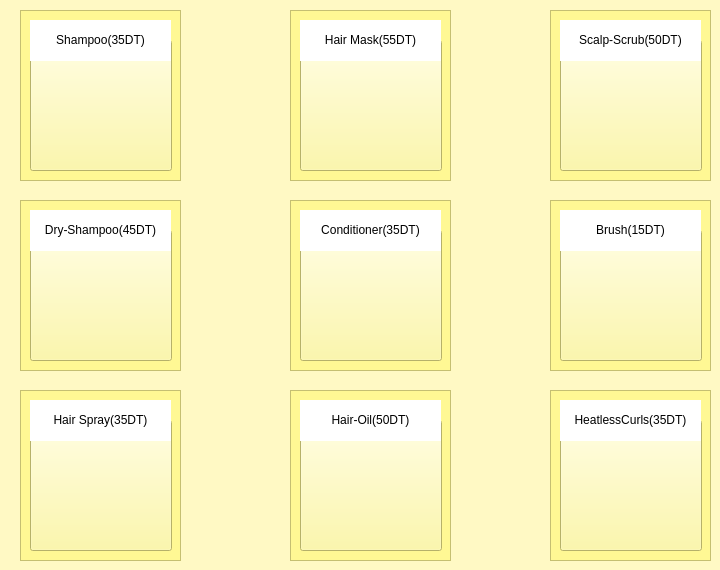
   <widget class="QWidget" name="HAIR">
    <property name="styleSheet">
     <string notr="true">background-color: rgb(255, 249, 196);</string>
    </property>
    <attribute name="title">
     <string>HairCare</string>
    </attribute>
    <widget class="QFrame" name="frame_35">
     <property name="geometry">
      <rect>
       <x>20</x>
       <y>200</y>
       <width>161</width>
       <height>171</height>
      </rect>
     </property>
     <property name="styleSheet">
      <string notr="true">background-color:rgb(255, 248, 148);
</string>
     </property>
     <property name="frameShape">
      <enum>QFrame::StyledPanel</enum>
     </property>
     <property name="frameShadow">
      <enum>QFrame::Raised</enum>
     </property>
     <widget class="QPushButton" name="shampod">
      <property name="geometry">
       <rect>
        <x>10</x>
        <y>30</y>
        <width>142</width>
        <height>131</height>
       </rect>
      </property>
      <property name="styleSheet">
       <string notr="true"/>
      </property>
      <property name="text">
       <string/>
      </property>
     </widget>
     <widget class="QLabel" name="found_43">
      <property name="geometry">
       <rect>
        <x>10</x>
        <y>10</y>
        <width>141</width>
        <height>41</height>
       </rect>
      </property>
      <property name="styleSheet">
       <string notr="true">color:rgb(0, 0, 0);background-color: rgb(255, 255, 255);</string>
      </property>
      <property name="text">
       <string>&lt;html&gt;&lt;head/&gt;&lt;body&gt;&lt;p align=&quot;center&quot;&gt;Dry-Shampoo(45DT)&lt;/p&gt;&lt;/body&gt;&lt;/html&gt;</string>
      </property>
     </widget>
    </widget>
    <widget class="QFrame" name="frame_44">
     <property name="geometry">
      <rect>
       <x>550</x>
       <y>200</y>
       <width>161</width>
       <height>171</height>
      </rect>
     </property>
     <property name="styleSheet">
      <string notr="true">background-color:rgb(255, 248, 148);
</string>
     </property>
     <property name="frameShape">
      <enum>QFrame::StyledPanel</enum>
     </property>
     <property name="frameShadow">
      <enum>QFrame::Raised</enum>
     </property>
     <widget class="QPushButton" name="hairb">
      <property name="geometry">
       <rect>
        <x>10</x>
        <y>30</y>
        <width>142</width>
        <height>131</height>
       </rect>
      </property>
      <property name="styleSheet">
       <string notr="true"/>
      </property>
      <property name="text">
       <string/>
      </property>
     </widget>
     <widget class="QLabel" name="found_52">
      <property name="geometry">
       <rect>
        <x>10</x>
        <y>10</y>
        <width>141</width>
        <height>41</height>
       </rect>
      </property>
      <property name="styleSheet">
       <string notr="true">color:rgb(0, 0, 0);background-color: rgb(255, 255, 255);</string>
      </property>
      <property name="text">
       <string>&lt;html&gt;&lt;head/&gt;&lt;body&gt;&lt;p align=&quot;center&quot;&gt;Brush(15DT)&lt;/p&gt;&lt;/body&gt;&lt;/html&gt;</string>
      </property>
     </widget>
    </widget>
    <widget class="QFrame" name="frame_45">
     <property name="geometry">
      <rect>
       <x>550</x>
       <y>10</y>
       <width>161</width>
       <height>171</height>
      </rect>
     </property>
     <property name="styleSheet">
      <string notr="true">background-color:rgb(255, 248, 148);
</string>
     </property>
     <property name="frameShape">
      <enum>QFrame::StyledPanel</enum>
     </property>
     <property name="frameShadow">
      <enum>QFrame::Raised</enum>
     </property>
     <widget class="QPushButton" name="scalp">
      <property name="geometry">
       <rect>
        <x>10</x>
        <y>30</y>
        <width>142</width>
        <height>131</height>
       </rect>
      </property>
      <property name="styleSheet">
       <string notr="true"/>
      </property>
      <property name="text">
       <string/>
      </property>
     </widget>
     <widget class="QLabel" name="found_53">
      <property name="geometry">
       <rect>
        <x>10</x>
        <y>10</y>
        <width>141</width>
        <height>41</height>
       </rect>
      </property>
      <property name="styleSheet">
       <string notr="true">color:rgb(0, 0, 0);background-color: rgb(255, 255, 255);</string>
      </property>
      <property name="text">
       <string>&lt;html&gt;&lt;head/&gt;&lt;body&gt;&lt;p align=&quot;center&quot;&gt;Scalp-Scrub(50DT)&lt;/p&gt;&lt;/body&gt;&lt;/html&gt;</string>
      </property>
     </widget>
    </widget>
    <widget class="QFrame" name="frame_43">
     <property name="geometry">
      <rect>
       <x>290</x>
       <y>200</y>
       <width>161</width>
       <height>171</height>
      </rect>
     </property>
     <property name="styleSheet">
      <string notr="true">background-color:rgb(255, 248, 148);
</string>
     </property>
     <property name="frameShape">
      <enum>QFrame::StyledPanel</enum>
     </property>
     <property name="frameShadow">
      <enum>QFrame::Raised</enum>
     </property>
     <widget class="QPushButton" name="haircon">
      <property name="geometry">
       <rect>
        <x>10</x>
        <y>30</y>
        <width>142</width>
        <height>131</height>
       </rect>
      </property>
      <property name="styleSheet">
       <string notr="true"/>
      </property>
      <property name="text">
       <string/>
      </property>
     </widget>
     <widget class="QLabel" name="found_51">
      <property name="geometry">
       <rect>
        <x>10</x>
        <y>10</y>
        <width>141</width>
        <height>41</height>
       </rect>
      </property>
      <property name="styleSheet">
       <string notr="true">color:rgb(0, 0, 0);background-color: rgb(255, 255, 255);</string>
      </property>
      <property name="text">
       <string>&lt;html&gt;&lt;head/&gt;&lt;body&gt;&lt;p align=&quot;center&quot;&gt;Conditioner(35DT)&lt;/p&gt;&lt;/body&gt;&lt;/html&gt;</string>
      </property>
     </widget>
    </widget>
    <widget class="QFrame" name="frame_42">
     <property name="geometry">
      <rect>
       <x>20</x>
       <y>390</y>
       <width>161</width>
       <height>171</height>
      </rect>
     </property>
     <property name="styleSheet">
      <string notr="true">background-color:rgb(255, 248, 148);
</string>
     </property>
     <property name="frameShape">
      <enum>QFrame::StyledPanel</enum>
     </property>
     <property name="frameShadow">
      <enum>QFrame::Raised</enum>
     </property>
     <widget class="QPushButton" name="hairsp">
      <property name="geometry">
       <rect>
        <x>10</x>
        <y>30</y>
        <width>142</width>
        <height>131</height>
       </rect>
      </property>
      <property name="styleSheet">
       <string notr="true"/>
      </property>
      <property name="text">
       <string/>
      </property>
     </widget>
     <widget class="QLabel" name="found_50">
      <property name="geometry">
       <rect>
        <x>10</x>
        <y>10</y>
        <width>141</width>
        <height>41</height>
       </rect>
      </property>
      <property name="styleSheet">
       <string notr="true">color:rgb(0, 0, 0);background-color: rgb(255, 255, 255);</string>
      </property>
      <property name="text">
       <string>&lt;html&gt;&lt;head/&gt;&lt;body&gt;&lt;p align=&quot;center&quot;&gt;Hair Spray(35DT)&lt;/p&gt;&lt;/body&gt;&lt;/html&gt;</string>
      </property>
     </widget>
    </widget>
    <widget class="QFrame" name="frame_41">
     <property name="geometry">
      <rect>
       <x>20</x>
       <y>10</y>
       <width>161</width>
       <height>171</height>
      </rect>
     </property>
     <property name="styleSheet">
      <string notr="true">background-color:rgb(255, 248, 148);
</string>
     </property>
     <property name="frameShape">
      <enum>QFrame::StyledPanel</enum>
     </property>
     <property name="frameShadow">
      <enum>QFrame::Raised</enum>
     </property>
     <widget class="QPushButton" name="shampo">
      <property name="geometry">
       <rect>
        <x>10</x>
        <y>30</y>
        <width>142</width>
        <height>131</height>
       </rect>
      </property>
      <property name="styleSheet">
       <string notr="true"/>
      </property>
      <property name="text">
       <string/>
      </property>
     </widget>
     <widget class="QLabel" name="found_49">
      <property name="geometry">
       <rect>
        <x>10</x>
        <y>10</y>
        <width>141</width>
        <height>41</height>
       </rect>
      </property>
      <property name="styleSheet">
       <string notr="true">color:rgb(0, 0, 0);background-color: rgb(255, 255, 255);</string>
      </property>
      <property name="text">
       <string>&lt;html&gt;&lt;head/&gt;&lt;body&gt;&lt;p align=&quot;center&quot;&gt;Shampoo(35DT)&lt;/p&gt;&lt;/body&gt;&lt;/html&gt;</string>
      </property>
     </widget>
    </widget>
    <widget class="QFrame" name="frame_40">
     <property name="geometry">
      <rect>
       <x>290</x>
       <y>10</y>
       <width>161</width>
       <height>171</height>
      </rect>
     </property>
     <property name="styleSheet">
      <string notr="true">background-color:rgb(255, 248, 148);
</string>
     </property>
     <property name="frameShape">
      <enum>QFrame::StyledPanel</enum>
     </property>
     <property name="frameShadow">
      <enum>QFrame::Raised</enum>
     </property>
     <widget class="QPushButton" name="hairm">
      <property name="geometry">
       <rect>
        <x>10</x>
        <y>30</y>
        <width>142</width>
        <height>131</height>
       </rect>
      </property>
      <property name="styleSheet">
       <string notr="true"/>
      </property>
      <property name="text">
       <string/>
      </property>
     </widget>
     <widget class="QLabel" name="found_48">
      <property name="geometry">
       <rect>
        <x>10</x>
        <y>10</y>
        <width>141</width>
        <height>41</height>
       </rect>
      </property>
      <property name="styleSheet">
       <string notr="true">color:rgb(0, 0, 0);background-color: rgb(255, 255, 255);</string>
      </property>
      <property name="text">
       <string>&lt;html&gt;&lt;head/&gt;&lt;body&gt;&lt;p align=&quot;center&quot;&gt;Hair Mask(55DT)&lt;/p&gt;&lt;/body&gt;&lt;/html&gt;</string>
      </property>
     </widget>
    </widget>
    <widget class="QFrame" name="frame_39">
     <property name="geometry">
      <rect>
       <x>290</x>
       <y>390</y>
       <width>161</width>
       <height>171</height>
      </rect>
     </property>
     <property name="styleSheet">
      <string notr="true">background-color:rgb(255, 248, 148);
</string>
     </property>
     <property name="frameShape">
      <enum>QFrame::StyledPanel</enum>
     </property>
     <property name="frameShadow">
      <enum>QFrame::Raised</enum>
     </property>
     <widget class="QPushButton" name="hairo">
      <property name="geometry">
       <rect>
        <x>10</x>
        <y>30</y>
        <width>142</width>
        <height>131</height>
       </rect>
      </property>
      <property name="styleSheet">
       <string notr="true"/>
      </property>
      <property name="text">
       <string/>
      </property>
     </widget>
     <widget class="QLabel" name="found_47">
      <property name="geometry">
       <rect>
        <x>10</x>
        <y>10</y>
        <width>141</width>
        <height>41</height>
       </rect>
      </property>
      <property name="styleSheet">
       <string notr="true">color:rgb(0, 0, 0);background-color: rgb(255, 255, 255);</string>
      </property>
      <property name="text">
       <string>&lt;html&gt;&lt;head/&gt;&lt;body&gt;&lt;p align=&quot;center&quot;&gt;Hair-Oil(50DT)&lt;/p&gt;&lt;/body&gt;&lt;/html&gt;</string>
      </property>
     </widget>
    </widget>
    <widget class="QFrame" name="frame_38">
     <property name="geometry">
      <rect>
       <x>550</x>
       <y>390</y>
       <width>161</width>
       <height>171</height>
      </rect>
     </property>
     <property name="styleSheet">
      <string notr="true">background-color:rgb(255, 248, 148);
</string>
     </property>
     <property name="frameShape">
      <enum>QFrame::StyledPanel</enum>
     </property>
     <property name="frameShadow">
      <enum>QFrame::Raised</enum>
     </property>
     <widget class="QPushButton" name="bcurl">
      <property name="geometry">
       <rect>
        <x>10</x>
        <y>30</y>
        <width>142</width>
        <height>131</height>
       </rect>
      </property>
      <property name="styleSheet">
       <string notr="true"/>
      </property>
      <property name="text">
       <string/>
      </property>
     </widget>
     <widget class="QLabel" name="found_46">
      <property name="geometry">
       <rect>
        <x>10</x>
        <y>10</y>
        <width>141</width>
        <height>41</height>
       </rect>
      </property>
      <property name="styleSheet">
       <string notr="true">color:rgb(0, 0, 0);background-color: rgb(255, 255, 255);</string>
      </property>
      <property name="text">
       <string>&lt;html&gt;&lt;head/&gt;&lt;body&gt;&lt;p align=&quot;center&quot;&gt;HeatlessCurls(35DT)&lt;/p&gt;&lt;/body&gt;&lt;/html&gt;</string>
      </property>
     </widget>
    </widget>
   </widget>
